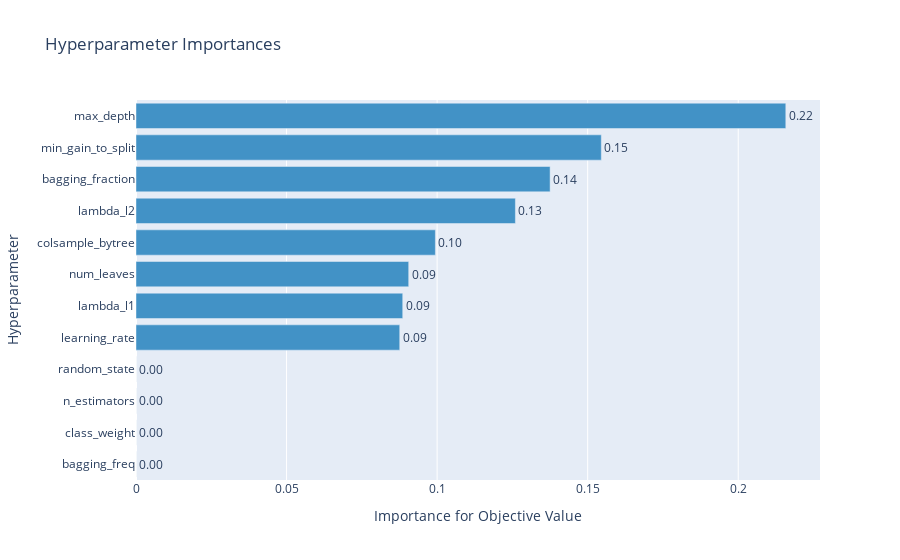

The notebook cell saved with this chart:
### Code cell
optuna.visualization.plot_param_importances(study)

### Figure 1 — Plotly figure (JSON) as saved in the notebook; plotly's stock layout.template omitted (floating-point values rounded to 4 significant figures)
{"data": [{"cliponaxis": false, "hovertemplate": ["bagging_freq (CategoricalDistribution): 0.0<extra></extra>", "class_weight (CategoricalDistribution): 0.0<extra></extra>", "n_estimators (CategoricalDistribution): 0.0<extra></extra>", "random_state (CategoricalDistribution): 0.0<extra></extra>", "learning_rate (UniformDistribution): 0.08758516662720509<extra></extra>", "lambda_l1 (IntUniformDistribution): 0.08857958414484765<extra></extra>", "num_leaves (IntUniformDistribution): 0.09056219078930897<extra></extra>", "colsample_bytree (UniformDistribution): 0.0994225755294448<extra></extra>", "lambda_l2 (IntUniformDistribution): 0.12599625342600387<extra></extra>", "bagging_fraction (UniformDistribution): 0.13752597170668152<extra></extra>", "min_gain_to_split (IntUniformDistribution): 0.15453131145515164<extra></extra>", "max_depth (IntUniformDistribution): 0.2157969463213566<extra></extra>"], "marker": {"color": "rgb(66,146,198)"}, "orientation": "h", "text": ["0.0", "0.0", "0.0", "0.0", "0.08758516662720509", "0.08857958414484765", "0.09056219078930897", "0.0994225755294448", "0.12599625342600387", "0.13752597170668152", "0.15453131145515164", "0.2157969463213566"], "textposition": "outside", "texttemplate": "%{text:.2f}", "type": "bar", "x": [0, 0, 0, 0, 0.08759, 0.08858, 0.09056, 0.09942, 0.126, 0.1375, 0.1545, 0.2158], "y": ["bagging_freq", "class_weight", "n_estimators", "random_state", "learning_rate", "lambda_l1", "num_leaves", "colsample_bytree", "lambda_l2", "bagging_fraction", "min_gain_to_split", "max_depth"]}], "layout": {"showlegend": false, "title": {"text": "Hyperparameter Importances"}, "xaxis": {"title": {"text": "Importance for Objective Value"}}, "yaxis": {"title": {"text": "Hyperparameter"}}}}
